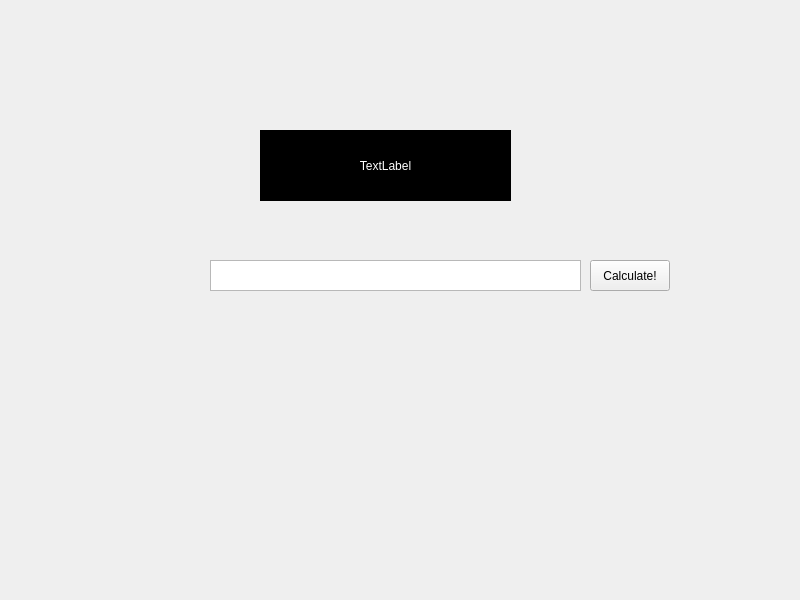
<?xml version="1.0" encoding="UTF-8"?>
<ui version="4.0">
 <class>Widget</class>
 <widget class="QWidget" name="Widget">
  <property name="geometry">
   <rect>
    <x>0</x>
    <y>0</y>
    <width>800</width>
    <height>600</height>
   </rect>
  </property>
  <property name="windowTitle">
   <string>Widget</string>
  </property>
  <widget class="QLabel" name="calcOutput">
   <property name="geometry">
    <rect>
     <x>260</x>
     <y>130</y>
     <width>251</width>
     <height>71</height>
    </rect>
   </property>
   <property name="styleSheet">
    <string notr="true">background-color:black;color:white</string>
   </property>
   <property name="text">
    <string>TextLabel</string>
   </property>
   <property name="alignment">
    <set>Qt::AlignCenter</set>
   </property>
  </widget>
  <widget class="QTextEdit" name="calcInput">
   <property name="geometry">
    <rect>
     <x>210</x>
     <y>260</y>
     <width>371</width>
     <height>31</height>
    </rect>
   </property>
  </widget>
  <widget class="QPushButton" name="pushButton">
   <property name="geometry">
    <rect>
     <x>590</x>
     <y>260</y>
     <width>80</width>
     <height>31</height>
    </rect>
   </property>
   <property name="text">
    <string>Calculate!</string>
   </property>
  </widget>
 </widget>
 <resources/>
 <connections>
  <connection>
   <sender>calcInput</sender>
   <signal>textChanged()</signal>
   <receiver>calcOutput</receiver>
   <slot>clear()</slot>
   <hints>
    <hint type="sourcelabel">
     <x>395</x>
     <y>275</y>
    </hint>
    <hint type="destinationlabel">
     <x>385</x>
     <y>165</y>
    </hint>
   </hints>
  </connection>
 </connections>
</ui>
